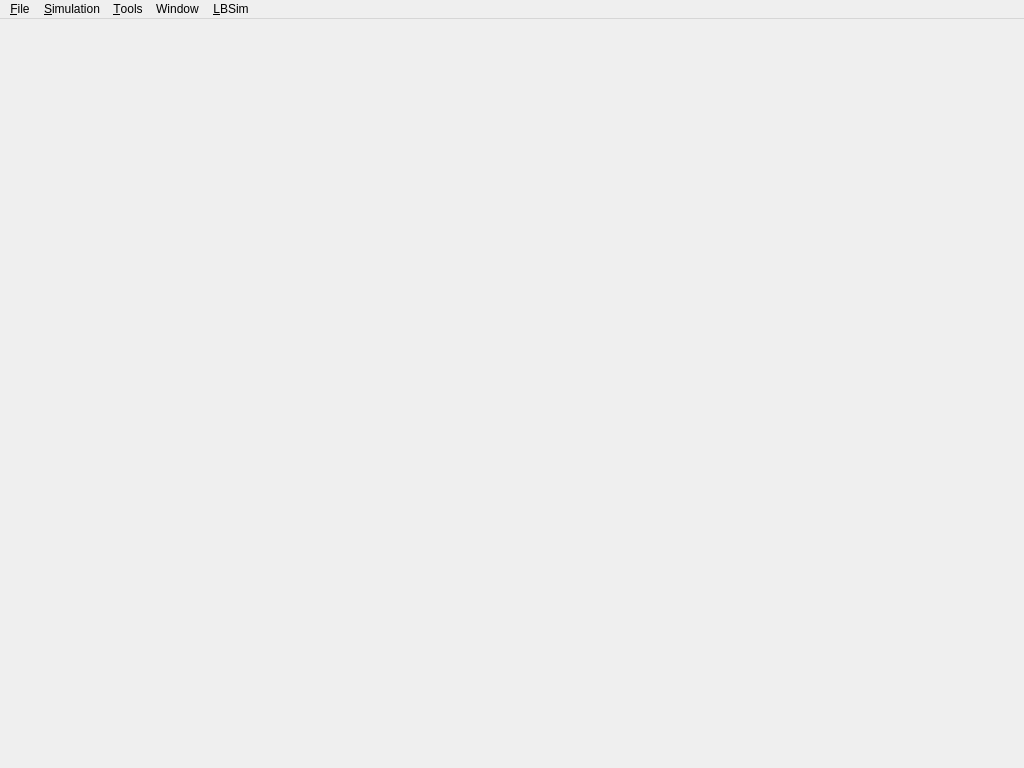
<?xml version="1.0" encoding="UTF-8"?>
<ui version="4.0">
 <class>LBMainWindow</class>
 <widget class="QMainWindow" name="LBMainWindow">
  <property name="geometry">
   <rect>
    <x>0</x>
    <y>0</y>
    <width>1024</width>
    <height>768</height>
   </rect>
  </property>
  <property name="windowTitle">
   <string>LBSim</string>
  </property>
  <widget class="QWidget" name="centralWidget"/>
  <widget class="QMenuBar" name="menuBar">
   <property name="geometry">
    <rect>
     <x>0</x>
     <y>0</y>
     <width>1024</width>
     <height>18</height>
    </rect>
   </property>
   <widget class="QMenu" name="menuDialogs">
    <property name="title">
     <string>&amp;Tools</string>
    </property>
    <addaction name="actionMesher"/>
    <addaction name="actionModel_and_Parameters"/>
    <addaction name="actionImmersed"/>
    <addaction name="separator"/>
    <addaction name="actionColors"/>
    <addaction name="actionView2"/>
    <addaction name="actionParticles"/>
    <addaction name="actionAnimation"/>
    <addaction name="separator"/>
    <addaction name="actionChart"/>
    <addaction name="actionResults"/>
    <addaction name="separator"/>
    <addaction name="action_lb_lb2_Editor"/>
   </widget>
   <widget class="QMenu" name="menuFile">
    <property name="title">
     <string>&amp;File</string>
    </property>
    <addaction name="actionLoad"/>
    <addaction name="actionLoad_All_2_testing"/>
    <addaction name="actionLoad_All_v3"/>
    <addaction name="actionReload_All"/>
    <addaction name="separator"/>
    <addaction name="actionSave"/>
    <addaction name="actionSave_x2"/>
    <addaction name="actionSave_All_2_testing"/>
    <addaction name="actionSave_All_v3"/>
    <addaction name="actionSave_Image"/>
    <addaction name="actionSave_VTK"/>
    <addaction name="separator"/>
    <addaction name="actionUse_zipped_lb3"/>
   </widget>
   <widget class="QMenu" name="menuSimulation">
    <property name="title">
     <string>&amp;Simulation</string>
    </property>
    <addaction name="actionNext"/>
    <addaction name="actionStart"/>
    <addaction name="actionStop"/>
    <addaction name="actionReset"/>
    <addaction name="separator"/>
    <addaction name="actionExec_2_it"/>
    <addaction name="actionExec_4_it"/>
    <addaction name="actionExec_8_it"/>
    <addaction name="actionExec_16_it"/>
    <addaction name="actionExec_32_it"/>
    <addaction name="actionExec_64_it"/>
    <addaction name="actionExec_128_it"/>
    <addaction name="actionExec_256_it"/>
    <addaction name="actionExec_512_it"/>
    <addaction name="actionExec_1024_it"/>
   </widget>
   <widget class="QMenu" name="menuOther">
    <property name="title">
     <string>&amp;LBSim</string>
    </property>
    <addaction name="actionAbout"/>
    <addaction name="actionChanges"/>
   </widget>
   <widget class="QMenu" name="menuWindow">
    <property name="title">
     <string>Window</string>
    </property>
    <addaction name="actionView_2"/>
    <addaction name="actionInfo_2"/>
    <addaction name="separator"/>
    <addaction name="actionGeometry"/>
    <addaction name="actionImage_Processing"/>
   </widget>
   <addaction name="menuFile"/>
   <addaction name="menuSimulation"/>
   <addaction name="menuDialogs"/>
   <addaction name="menuWindow"/>
   <addaction name="menuOther"/>
  </widget>
  <action name="actionLoad">
   <property name="text">
    <string>Load</string>
   </property>
   <property name="shortcut">
    <string>Ctrl+L</string>
   </property>
  </action>
  <action name="actionStart">
   <property name="text">
    <string>Begin</string>
   </property>
   <property name="shortcut">
    <string>Ctrl+B</string>
   </property>
  </action>
  <action name="actionStop">
   <property name="text">
    <string>End</string>
   </property>
   <property name="shortcut">
    <string>Ctrl+E</string>
   </property>
  </action>
  <action name="actionReset">
   <property name="text">
    <string>Reset</string>
   </property>
   <property name="shortcut">
    <string>Ctrl+R</string>
   </property>
  </action>
  <action name="actionNext">
   <property name="text">
    <string>Next</string>
   </property>
   <property name="shortcut">
    <string>Ctrl+N</string>
   </property>
  </action>
  <action name="actionView">
   <property name="checkable">
    <bool>false</bool>
   </property>
   <property name="checked">
    <bool>false</bool>
   </property>
   <property name="text">
    <string>View</string>
   </property>
   <property name="shortcut">
    <string>Ctrl+W</string>
   </property>
  </action>
  <action name="actionInfo">
   <property name="checkable">
    <bool>false</bool>
   </property>
   <property name="checked">
    <bool>false</bool>
   </property>
   <property name="enabled">
    <bool>true</bool>
   </property>
   <property name="text">
    <string>Info</string>
   </property>
   <property name="shortcut">
    <string>Ctrl+I</string>
   </property>
  </action>
  <action name="actionHelp">
   <property name="text">
    <string>Help</string>
   </property>
   <property name="shortcut">
    <string>Ctrl+H</string>
   </property>
  </action>
  <action name="actionPhysics">
   <property name="text">
    <string>Physics (deprecated)</string>
   </property>
  </action>
  <action name="actionModel">
   <property name="text">
    <string>Model (deprecated)</string>
   </property>
  </action>
  <action name="actionColors">
   <property name="text">
    <string>Colors</string>
   </property>
   <property name="shortcut">
    <string>Ctrl+4</string>
   </property>
  </action>
  <action name="actionChart">
   <property name="text">
    <string>Charts</string>
   </property>
   <property name="shortcut">
    <string>Ctrl+8</string>
   </property>
  </action>
  <action name="actionDraw_2">
   <property name="text">
    <string>Draw</string>
   </property>
   <property name="shortcut">
    <string>Ctrl+1</string>
   </property>
  </action>
  <action name="actionSave_All">
   <property name="text">
    <string>Save All</string>
   </property>
  </action>
  <action name="actionLoad_All">
   <property name="text">
    <string>Load All</string>
   </property>
  </action>
  <action name="actionView2">
   <property name="text">
    <string>View</string>
   </property>
   <property name="shortcut">
    <string>Ctrl+5</string>
   </property>
  </action>
  <action name="actionAbout">
   <property name="text">
    <string>Credits</string>
   </property>
  </action>
  <action name="actionParticles">
   <property name="text">
    <string>Tracers</string>
   </property>
   <property name="shortcut">
    <string>Ctrl+6</string>
   </property>
  </action>
  <action name="actionDebug">
   <property name="text">
    <string>Debug</string>
   </property>
   <property name="shortcut">
    <string>Ctrl+D</string>
   </property>
  </action>
  <action name="actionParameters">
   <property name="text">
    <string>Parameters (deprecated)</string>
   </property>
   <property name="toolTip">
    <string>Parameters</string>
   </property>
  </action>
  <action name="actionVelocity">
   <property name="text">
    <string>Velocity</string>
   </property>
   <property name="shortcut">
    <string>Alt+1</string>
   </property>
  </action>
  <action name="actionPressure">
   <property name="text">
    <string>Pressure</string>
   </property>
   <property name="shortcut">
    <string>Alt+2</string>
   </property>
  </action>
  <action name="actionArrow">
   <property name="text">
    <string>Arrow</string>
   </property>
   <property name="shortcut">
    <string>Alt+3</string>
   </property>
  </action>
  <action name="actionDetail">
   <property name="text">
    <string>Detail</string>
   </property>
   <property name="shortcut">
    <string>Alt+4</string>
   </property>
  </action>
  <action name="actionAxis">
   <property name="text">
    <string>Axis</string>
   </property>
   <property name="shortcut">
    <string>Alt+A</string>
   </property>
  </action>
  <action name="actionStatic">
   <property name="text">
    <string>Static</string>
   </property>
   <property name="shortcut">
    <string>Alt+S</string>
   </property>
  </action>
  <action name="actionDynamic">
   <property name="text">
    <string>Dynamic</string>
   </property>
   <property name="shortcut">
    <string>Alt+D</string>
   </property>
  </action>
  <action name="actionParticles_2">
   <property name="text">
    <string>Particles</string>
   </property>
   <property name="shortcut">
    <string>Alt+P</string>
   </property>
  </action>
  <action name="actionConditions">
   <property name="text">
    <string>Initial Values (deprecated)</string>
   </property>
  </action>
  <action name="actionForces">
   <property name="text">
    <string>Forces</string>
   </property>
   <property name="shortcut">
    <string>Alt+5</string>
   </property>
  </action>
  <action name="actionSave_Image">
   <property name="text">
    <string>Save Image</string>
   </property>
   <property name="shortcut">
    <string>Ctrl+I</string>
   </property>
  </action>
  <action name="actionConsole">
   <property name="text">
    <string>Console</string>
   </property>
   <property name="shortcut">
    <string>Alt+5</string>
   </property>
  </action>
  <action name="actionReload_All">
   <property name="text">
    <string>Reload All</string>
   </property>
   <property name="shortcut">
    <string>Ctrl+Shift+R</string>
   </property>
  </action>
  <action name="actionResults">
   <property name="text">
    <string>Results</string>
   </property>
   <property name="shortcut">
    <string>Ctrl+9</string>
   </property>
  </action>
  <action name="actionDrawer">
   <property name="text">
    <string>CSG</string>
   </property>
   <property name="shortcut">
    <string>Alt+C</string>
   </property>
  </action>
  <action name="actionSave_All_2_testing">
   <property name="text">
    <string>Save All (v2)</string>
   </property>
   <property name="shortcut">
    <string>Ctrl+Shift+S</string>
   </property>
  </action>
  <action name="actionLoad_All_2_testing">
   <property name="text">
    <string>Load All (v2)</string>
   </property>
   <property name="shortcut">
    <string>Ctrl+Shift+L</string>
   </property>
  </action>
  <action name="actionConvert_lb_to_lb2">
   <property name="text">
    <string>Convert lb to lb2</string>
   </property>
  </action>
  <action name="actionConvert_lb2_to_lb">
   <property name="text">
    <string>Convert lb2 to lb</string>
   </property>
  </action>
  <action name="actionScheduler">
   <property name="text">
    <string>Scheduler</string>
   </property>
   <property name="shortcut">
    <string>Ctrl+3</string>
   </property>
  </action>
  <action name="actionView_XML_Content">
   <property name="text">
    <string>View XML Content</string>
   </property>
  </action>
  <action name="actionStart_Server">
   <property name="text">
    <string>Start Server</string>
   </property>
   <property name="shortcut">
    <string>Alt+9</string>
   </property>
  </action>
  <action name="actionStop_Server">
   <property name="text">
    <string>Stop Server</string>
   </property>
   <property name="shortcut">
    <string>Alt+0</string>
   </property>
  </action>
  <action name="actionRegression">
   <property name="text">
    <string>Regression</string>
   </property>
   <property name="shortcut">
    <string>Alt+3</string>
   </property>
  </action>
  <action name="actionChanges">
   <property name="text">
    <string>Changes</string>
   </property>
  </action>
  <action name="action_lb_lb2_Editor">
   <property name="text">
    <string>lb2 Editor</string>
   </property>
   <property name="shortcut">
    <string>Ctrl+0</string>
   </property>
  </action>
  <action name="actionInterpolation">
   <property name="text">
    <string>Interpolation</string>
   </property>
   <property name="shortcut">
    <string>Alt+4</string>
   </property>
  </action>
  <action name="actionOpenCL">
   <property name="text">
    <string>OpenCL</string>
   </property>
   <property name="shortcut">
    <string>Ctrl+0</string>
   </property>
  </action>
  <action name="actionInspector">
   <property name="text">
    <string>Inspector</string>
   </property>
   <property name="shortcut">
    <string>Alt+6</string>
   </property>
  </action>
  <action name="actionUse_zipped_lb3">
   <property name="checkable">
    <bool>true</bool>
   </property>
   <property name="checked">
    <bool>true</bool>
   </property>
   <property name="text">
    <string>Use zipped lb2</string>
   </property>
  </action>
  <action name="actionAnimation">
   <property name="text">
    <string>Animation</string>
   </property>
   <property name="shortcut">
    <string>Ctrl+7</string>
   </property>
  </action>
  <action name="actionModel_and_Parameters">
   <property name="text">
    <string>Parameters</string>
   </property>
   <property name="shortcut">
    <string>Ctrl+2</string>
   </property>
  </action>
  <action name="actionSave">
   <property name="text">
    <string>Save</string>
   </property>
   <property name="shortcut">
    <string>Ctrl+S</string>
   </property>
  </action>
  <action name="actionSave_x2">
   <property name="text">
    <string>Save x2</string>
   </property>
   <property name="shortcut">
    <string>Ctrl+D</string>
   </property>
  </action>
  <action name="actionSave_VTK">
   <property name="text">
    <string>Export to VTK</string>
   </property>
   <property name="shortcut">
    <string>Ctrl+K</string>
   </property>
  </action>
  <action name="actionView_2">
   <property name="text">
    <string>View</string>
   </property>
   <property name="shortcut">
    <string>Ctrl+W</string>
   </property>
  </action>
  <action name="actionInfo_2">
   <property name="text">
    <string>Info</string>
   </property>
   <property name="shortcut">
    <string>Ctrl+O</string>
   </property>
  </action>
  <action name="actionDrawer_2">
   <property name="text">
    <string>Drawer</string>
   </property>
  </action>
  <action name="actionMesher">
   <property name="text">
    <string>Mesher</string>
   </property>
   <property name="shortcut">
    <string>Ctrl+1</string>
   </property>
  </action>
  <action name="actionSave_All_v3">
   <property name="text">
    <string>Save All (v3)</string>
   </property>
  </action>
  <action name="actionLoad_All_v3">
   <property name="text">
    <string>Load All (v3)</string>
   </property>
  </action>
  <action name="actionD3_IDE">
   <property name="text">
    <string>D3</string>
   </property>
   <property name="shortcut">
    <string>Alt+D</string>
   </property>
  </action>
  <action name="actionImage_Processing">
   <property name="text">
    <string>Image Processing</string>
   </property>
   <property name="shortcut">
    <string>Alt+P</string>
   </property>
  </action>
  <action name="actionGeometry">
   <property name="text">
    <string>Geometry</string>
   </property>
   <property name="shortcut">
    <string>Alt+G</string>
   </property>
  </action>
  <action name="actionExec_2_it">
   <property name="text">
    <string>Exec. 2 it.</string>
   </property>
   <property name="shortcut">
    <string>Alt+1</string>
   </property>
  </action>
  <action name="actionExec_4_it">
   <property name="text">
    <string>Exec. 4 it.</string>
   </property>
   <property name="shortcut">
    <string>Alt+2</string>
   </property>
  </action>
  <action name="actionExec_8_it">
   <property name="text">
    <string>Exec. 8 it.</string>
   </property>
   <property name="shortcut">
    <string>Alt+3</string>
   </property>
  </action>
  <action name="actionExec_16_it">
   <property name="text">
    <string>Exec. 16 it.</string>
   </property>
   <property name="shortcut">
    <string>Alt+4</string>
   </property>
  </action>
  <action name="actionExec_32_it">
   <property name="text">
    <string>Exec. 32 it.</string>
   </property>
   <property name="shortcut">
    <string>Alt+5</string>
   </property>
  </action>
  <action name="actionExec_64_it">
   <property name="text">
    <string>Exec. 64 it.</string>
   </property>
   <property name="shortcut">
    <string>Alt+6</string>
   </property>
  </action>
  <action name="actionExec_128_it">
   <property name="text">
    <string>Exec. 128 it.</string>
   </property>
   <property name="shortcut">
    <string>Alt+7</string>
   </property>
  </action>
  <action name="actionExec_256_it">
   <property name="text">
    <string>Exec. 256 it.</string>
   </property>
   <property name="shortcut">
    <string>Alt+8</string>
   </property>
  </action>
  <action name="actionExec_512_it">
   <property name="text">
    <string>Exec. 512 it.</string>
   </property>
   <property name="shortcut">
    <string>Alt+9</string>
   </property>
  </action>
  <action name="actionExec_1024_it">
   <property name="text">
    <string>Exec. 1024 it.</string>
   </property>
   <property name="shortcut">
    <string>Alt+0</string>
   </property>
  </action>
  <action name="actionImmersed">
   <property name="text">
    <string>Immersed</string>
   </property>
   <property name="shortcut">
    <string>Ctrl+3</string>
   </property>
  </action>
 </widget>
 <layoutdefault spacing="6" margin="11"/>
 <resources/>
 <connections/>
</ui>
